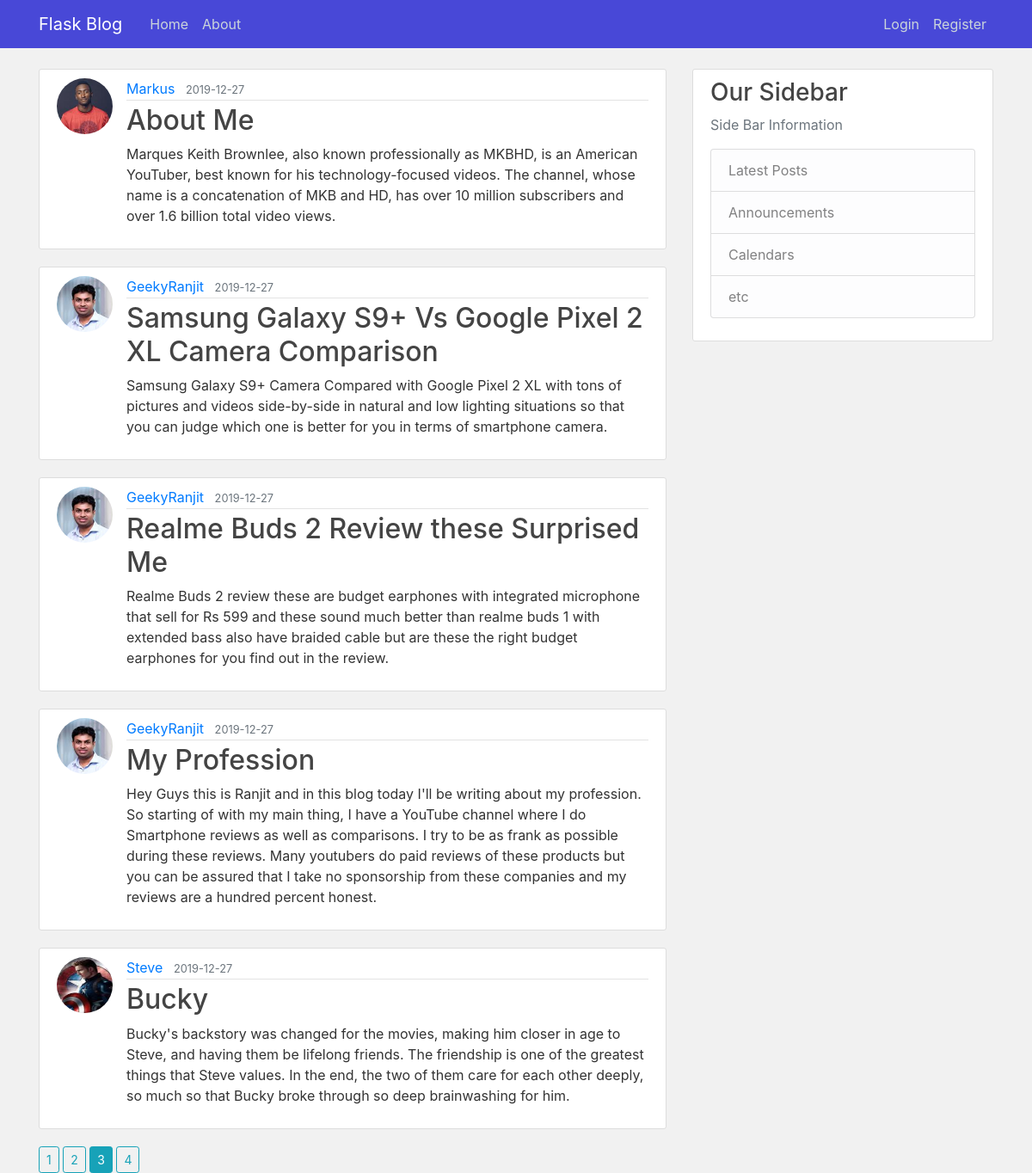
Screenshot of /home/?page=3 with the database file from the repository.
### flaskblog/models.py (models this page shows, shortened)
class Post(db.Model):
    id = db.Column(db.Integer, primary_key=True)
    title = db.Column(db.String(100), nullable=False)
    date_posted = db.Column(db.DateTime, nullable=False, default=datetime.utcnow)
    content = db.Column(db.Text, nullable=False)
    user_id = db.Column(db.Integer, db.ForeignKey('user.id'), nullable=False)

class User(db.Model, UserMixin):
    id = db.Column(db.Integer, primary_key=True)
    username = db.Column(db.String(20), unique=True, nullable=False)
    email = db.Column(db.String(120), unique=True, nullable=False)
    image_file = db.Column(db.String(20), nullable=False, default='default.jpg')
    password = db.Column(db.String(60), nullable=False)
    posts = db.relationship('Post', backref='author', lazy=True)

### flaskblog/main/routes.py (the view)
@main.route("/")
@main.route("/home/")
def index():
    page = request.args.get('page', default=1, type=int)
    posts = Post.query.order_by(Post.date_posted.desc())\
        .paginate(per_page=5, page=page)
    return render_template('Main/index.html', posts=posts)

### flaskblog/templates/Main/index.html (shortened to what this page needs)
{% extends 'base.html' %}
{% block body %}
     {% for post in posts.items %}
        <article class="media content-section">
          <img class="rounded-circle article-img" src="{{ url_for('static', filename='profile_pics/' + post.author.image_file) }}">
          <div class="media-body">
            <div class="article-metadata">
              <a class="mr-2" href="{{ url_for('users.user_posts', username=post.author.username) }}">{{ post.author.username }}</a>
              <small class="text-muted">{{ post.date_posted.strftime('%Y-%m-%d') }}</small>
            </div>
            <h2><a class="article-title" href="{{ url_for('posts.post', post_id=post.id) }}">{{ post.title }}</a></h2>
            <p class="article-content">{{ post.content }}</p>
          </div>
        </article>
    {% endfor %}
    {% for page_num in posts.iter_pages(left_edge=1, right_edge=1, left_current=1, right_current=2) %}
      {% if page_num %}
          {% if page_num == posts.page %}
          <a class="btn btn-sm btn-info" href="{{ url_for('main.index', page=page_num) }}">{{ page_num }}</a>
          {% else %}
          <a class="btn btn-sm btn-outline-info" href="{{ url_for('main.index', page=page_num) }}">{{ page_num }}</a>
          {% endif %}
      {% else %}
        ...
      {% endif %}
    {% endfor %}
{% endblock body %}

### flaskblog/static/css/main.css (style rules this page uses)
body { background: #F1F1F1; color: #333333; margin-top: 5rem; }
h1, h2, h3, h4, h5, h6 { color: #444444; }
.content-section { background: #ffffff; padding: 10px 20px; border: 1px solid #dddddd; border-radius: 3px; margin-bottom: 20px; }
.article-title { color: #444444; }
.article-content { white-space: pre-line; }
.article-img { height: 65px; width: 65px; margin-right: 16px; }
.article-metadata { padding-bottom: 1px; margin-bottom: 4px; border-bottom: 1px solid #e3e3e3 }

### rows the page displays
Post: image_file (picture), author.username "Markus", date_posted "2019-12-27", title "About Me", content "Marques Keith Brownlee, also known professionally as MKBHD, is an American YouTuber, best known for his technology-focused videos. The channel, whose name is a concatenation of MKB and HD, has over 10 million subscribers and over 1.6 billion total video views."
Post: image_file (picture), author.username "GeekyRanjit", date_posted "2019-12-27", title "Samsung Galaxy S9+ Vs Google Pixel 2 XL Camera Comparison", content "Samsung Galaxy S9+ Camera Compared with Google Pixel 2 XL with tons of pictures and videos side-by-side in natural and low lighting situations so that you can judge which one is better for you in terms of smartphone camera."
Post: image_file (picture), author.username "GeekyRanjit", date_posted "2019-12-27", title "Realme Buds 2 Review these Surprised Me", content "Realme Buds 2 review these are budget earphones with integrated microphone that sell for Rs 599 and these sound much better than realme buds 1 with extended bass also have braided cable but are these the right budget earphones for you find out in the review."
Post: image_file (picture), author.username "GeekyRanjit", date_posted "2019-12-27", title "My Profession", content "Hey Guys this is Ranjit and in this blog today I'll be writing about my profession. So starting of with my main thing, I have a YouTube channel where I do Smartphone reviews as well as comparisons. I try to be as frank as possible during these reviews. Many youtubers do paid reviews of these products but you can be assured that I take no sponsorship from these companies and my reviews are a hundred percent honest."
Post: image_file (picture), author.username "Steve", date_posted "2019-12-27", title "Bucky", content "Bucky's backstory was changed for the movies, making him closer in age to Steve, and having them be lifelong friends. The friendship is one of the greatest things that Steve values. In the end, the two of them care for each other deeply, so much so that Bucky broke through so deep brainwashing for him."

### other values shown
{{ page_num }} "1" "2" "4"
{{ page_num }} "3"
